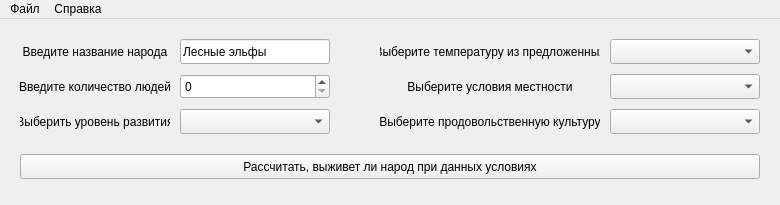
<?xml version="1.0" encoding="UTF-8"?>
<ui version="4.0">
 <class>MainWindow</class>
 <widget class="QMainWindow" name="MainWindow">
  <property name="geometry">
   <rect>
    <x>0</x>
    <y>0</y>
    <width>780</width>
    <height>205</height>
   </rect>
  </property>
  <property name="windowTitle">
   <string>Выживаемость народа</string>
  </property>
  <widget class="QWidget" name="centralWidget">
   <widget class="QLabel" name="labelPeople">
    <property name="geometry">
     <rect>
      <x>20</x>
      <y>20</y>
      <width>150</width>
      <height>25</height>
     </rect>
    </property>
    <property name="text">
     <string>Введите название народа</string>
    </property>
    <property name="alignment">
     <set>Qt::AlignCenter</set>
    </property>
   </widget>
   <widget class="QLabel" name="labelNumberOfPeople">
    <property name="geometry">
     <rect>
      <x>20</x>
      <y>55</y>
      <width>150</width>
      <height>25</height>
     </rect>
    </property>
    <property name="text">
     <string>Введите количество людей</string>
    </property>
    <property name="alignment">
     <set>Qt::AlignCenter</set>
    </property>
   </widget>
   <widget class="QLabel" name="labelLevel">
    <property name="geometry">
     <rect>
      <x>20</x>
      <y>90</y>
      <width>150</width>
      <height>25</height>
     </rect>
    </property>
    <property name="text">
     <string>Выберить уровень развития</string>
    </property>
    <property name="alignment">
     <set>Qt::AlignCenter</set>
    </property>
   </widget>
   <widget class="QLabel" name="labelTemperature">
    <property name="geometry">
     <rect>
      <x>380</x>
      <y>20</y>
      <width>220</width>
      <height>25</height>
     </rect>
    </property>
    <property name="text">
     <string>Выберите температуру из предложенных</string>
    </property>
    <property name="alignment">
     <set>Qt::AlignCenter</set>
    </property>
   </widget>
   <widget class="QLabel" name="labelTerrainConditions">
    <property name="geometry">
     <rect>
      <x>380</x>
      <y>55</y>
      <width>220</width>
      <height>25</height>
     </rect>
    </property>
    <property name="text">
     <string>Выберите условия местности</string>
    </property>
    <property name="alignment">
     <set>Qt::AlignCenter</set>
    </property>
   </widget>
   <widget class="QLabel" name="labelFoodCrop">
    <property name="geometry">
     <rect>
      <x>380</x>
      <y>90</y>
      <width>220</width>
      <height>25</height>
     </rect>
    </property>
    <property name="text">
     <string>Выберите продовольственную культуру</string>
    </property>
    <property name="alignment">
     <set>Qt::AlignCenter</set>
    </property>
   </widget>
   <widget class="QLineEdit" name="lineEditPeople">
    <property name="geometry">
     <rect>
      <x>180</x>
      <y>20</y>
      <width>150</width>
      <height>25</height>
     </rect>
    </property>
    <property name="text">
     <string>Лесные эльфы</string>
    </property>
   </widget>
   <widget class="QPushButton" name="pushButtonCalculate">
    <property name="geometry">
     <rect>
      <x>20</x>
      <y>135</y>
      <width>740</width>
      <height>25</height>
     </rect>
    </property>
    <property name="text">
     <string>Рассчитать, выживет ли народ при данных условиях</string>
    </property>
   </widget>
   <widget class="QSpinBox" name="spinBoxNumberOfPeople">
    <property name="geometry">
     <rect>
      <x>180</x>
      <y>55</y>
      <width>150</width>
      <height>25</height>
     </rect>
    </property>
    <property name="maximum">
     <number>2147483647</number>
    </property>
   </widget>
   <widget class="QComboBox" name="comboBoxLevel">
    <property name="geometry">
     <rect>
      <x>180</x>
      <y>90</y>
      <width>150</width>
      <height>25</height>
     </rect>
    </property>
   </widget>
   <widget class="QComboBox" name="comboBoxTemperature">
    <property name="geometry">
     <rect>
      <x>610</x>
      <y>20</y>
      <width>150</width>
      <height>25</height>
     </rect>
    </property>
   </widget>
   <widget class="QComboBox" name="comboBoxTerrainConditions">
    <property name="geometry">
     <rect>
      <x>610</x>
      <y>55</y>
      <width>150</width>
      <height>25</height>
     </rect>
    </property>
   </widget>
   <widget class="QComboBox" name="comboBoxFoodCrop">
    <property name="geometry">
     <rect>
      <x>610</x>
      <y>90</y>
      <width>150</width>
      <height>25</height>
     </rect>
    </property>
   </widget>
  </widget>
  <widget class="QMenuBar" name="menuBar">
   <property name="geometry">
    <rect>
     <x>0</x>
     <y>0</y>
     <width>780</width>
     <height>21</height>
    </rect>
   </property>
   <widget class="QMenu" name="menuFile">
    <property name="title">
     <string>Файл</string>
    </property>
    <addaction name="actionExit"/>
   </widget>
   <widget class="QMenu" name="menuHelp">
    <property name="title">
     <string>Справка</string>
    </property>
    <addaction name="actionLevelsDescription"/>
    <addaction name="separator"/>
    <addaction name="actionAbout"/>
   </widget>
   <addaction name="menuFile"/>
   <addaction name="menuHelp"/>
  </widget>
  <action name="actionExit">
   <property name="text">
    <string>Выход</string>
   </property>
  </action>
  <action name="actionLevelsDescription">
   <property name="text">
    <string>Описание уровней</string>
   </property>
  </action>
  <action name="actionAbout">
   <property name="text">
    <string>О программе Выживаемость народа…</string>
   </property>
  </action>
 </widget>
 <layoutdefault spacing="6" margin="11"/>
 <resources/>
 <connections/>
</ui>
